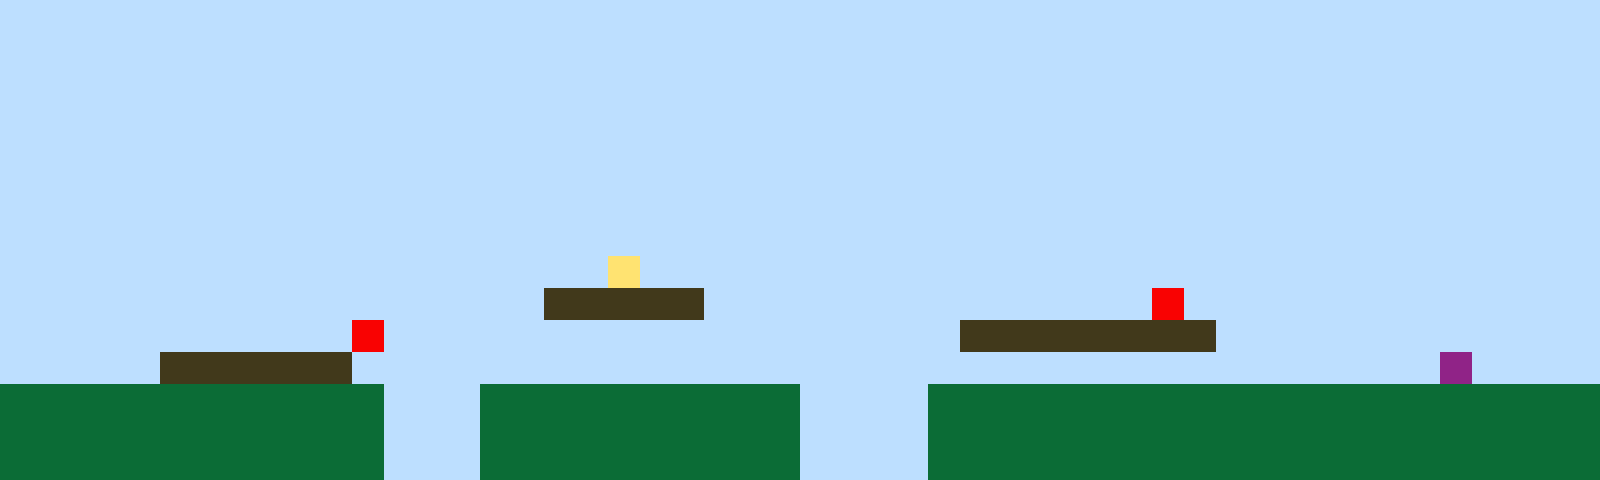

Tiled map render using the project's own tile images. Description and the whole map definition, tile-layer contents included, below:
An orthogonal 50x15 tile map with 32x32 px tiles, 1 tile layer (Tile Layer 1).

<map version="1.10" tiledversion="1.11.2" orientation="orthogonal" renderorder="right-up" width="50" height="15" tilewidth="32" tileheight="32" infinite="0" nextlayerid="2" nextobjectid="1"><editorsettings><export target="map1.csv" format="csv" /></editorsettings><tileset firstgid="1" name="sprites" tilewidth="32" tileheight="32" tilecount="6" columns="3"><image source="sprites.png" width="96" height="64" /></tileset><layer id="1" name="Tile Layer 1" width="50" height="15"><data encoding="csv">1,1,1,1,1,1,1,1,1,1,1,1,1,1,1,1,1,1,1,1,1,1,1,1,1,1,1,1,1,1,1,1,1,1,1,1,1,1,1,1,1,1,1,1,1,1,1,1,1,1,1,1,1,1,1,1,1,1,1,1,1,1,1,1,1,1,1,1,1,1,1,1,1,1,1,1,1,1,1,1,1,1,1,1,1,1,1,1,1,1,1,1,1,1,1,1,1,1,1,1,1,1,1,1,1,1,1,1,1,1,1,1,1,1,1,1,1,1,1,1,1,1,1,1,1,1,1,1,1,1,1,1,1,1,1,1,1,1,1,1,1,1,1,1,1,1,1,1,1,1,1,1,1,1,1,1,1,1,1,1,1,1,1,1,1,1,1,1,1,1,1,1,1,1,1,1,1,1,1,1,1,1,1,1,1,1,1,1,1,1,1,1,1,1,1,1,1,1,1,1,1,1,1,1,1,1,1,1,1,1,1,1,1,1,1,1,1,1,1,1,1,1,1,1,1,1,1,1,1,1,1,1,1,1,1,1,1,1,1,1,1,1,1,1,1,1,1,1,1,1,1,1,1,1,1,1,1,1,1,1,1,1,1,1,1,1,1,1,1,1,1,1,1,1,1,1,1,1,1,1,1,1,1,1,1,1,1,1,1,1,1,1,1,1,1,1,1,1,1,1,1,1,1,1,1,1,1,1,1,1,1,1,1,1,1,1,1,1,1,1,1,1,1,1,1,1,1,1,1,1,1,1,1,1,1,1,1,1,1,1,1,1,1,1,1,1,1,1,1,1,1,1,1,1,1,1,1,1,1,1,1,1,1,1,1,1,1,1,1,1,1,1,1,1,1,1,1,1,1,1,1,1,1,1,1,1,1,1,1,1,1,1,1,1,1,1,1,1,1,1,1,1,1,1,1,1,1,1,1,1,1,1,1,1,1,1,1,1,1,4,1,1,1,1,1,1,1,1,1,1,1,1,1,1,1,1,1,1,1,1,1,1,1,1,1,1,1,1,1,1,1,1,1,1,1,1,1,1,1,1,1,1,1,1,1,1,1,3,3,3,3,3,1,1,1,1,1,1,1,1,1,1,1,1,1,1,5,1,1,1,1,1,1,1,1,1,1,1,1,1,1,1,1,1,1,1,1,1,1,1,1,5,1,1,1,1,1,1,1,1,1,1,1,1,1,1,1,1,1,1,3,3,3,3,3,3,3,3,1,1,1,1,1,1,1,1,1,1,1,1,1,1,1,1,1,3,3,3,3,3,3,1,1,1,1,1,1,1,1,1,1,1,1,1,1,1,1,1,1,1,1,1,1,1,1,1,1,1,1,1,1,1,1,1,1,6,1,1,1,1,2,2,2,2,2,2,2,2,2,2,2,2,1,1,1,2,2,2,2,2,2,2,2,2,2,1,1,1,1,2,2,2,2,2,2,2,2,2,2,2,2,2,2,2,2,2,2,2,2,2,2,2,2,2,2,2,2,2,2,2,2,2,1,1,1,2,2,2,2,2,2,2,2,2,2,1,1,1,1,2,2,2,2,2,2,2,2,2,2,2,2,2,2,2,2,2,2,2,2,2,2,2,2,2,2,2,2,2,2,2,2,2,1,1,1,2,2,2,2,2,2,2,2,2,2,1,1,1,1,2,2,2,2,2,2,2,2,2,2,2,2,2,2,2,2,2,2,2,2,2</data></layer></map>
